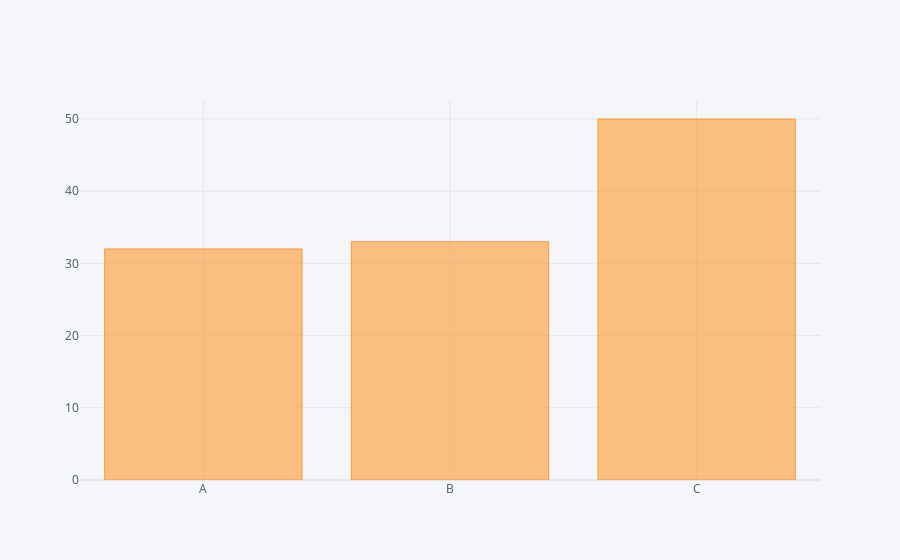

Here is the notebook cell this chart was saved with:
### Code cell
df2.iplot(kind='bar',x='Category', y='Values')

### Figure 1 — Plotly figure (JSON) as saved in the notebook; plotly's stock layout.template omitted (floating-point values rounded to 4 significant figures)
{"data": [{"marker": {"color": "rgba(255, 153, 51, 0.6)", "line": {"color": "rgba(255, 153, 51, 1.0)", "width": 1}}, "name": "Values", "orientation": "v", "text": "", "type": "bar", "x": ["A", "B", "C"], "y": [32, 33, 50]}], "layout": {"legend": {"bgcolor": "#F5F6F9", "font": {"color": "#4D5663"}}, "paper_bgcolor": "#F5F6F9", "plot_bgcolor": "#F5F6F9", "title": {"font": {"color": "#4D5663"}}, "xaxis": {"gridcolor": "#E1E5ED", "showgrid": true, "tickfont": {"color": "#4D5663"}, "title": {"font": {"color": "#4D5663"}, "text": ""}, "zerolinecolor": "#E1E5ED"}, "yaxis": {"gridcolor": "#E1E5ED", "showgrid": true, "tickfont": {"color": "#4D5663"}, "title": {"font": {"color": "#4D5663"}, "text": ""}, "zerolinecolor": "#E1E5ED"}}}
